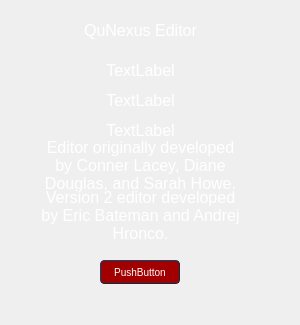
<?xml version="1.0" encoding="UTF-8"?>
<ui version="4.0">
 <class>about</class>
 <widget class="QWidget" name="about">
  <property name="geometry">
   <rect>
    <x>0</x>
    <y>0</y>
    <width>300</width>
    <height>325</height>
   </rect>
  </property>
  <property name="windowTitle">
   <string>Form</string>
  </property>
  <property name="styleSheet">
   <string notr="true">QLabel {
        font-family: &quot;Open Sans Semibold&quot;;
        font-size: 12pt;
        color: white;
        background-color: rgba(0,0,0,0);
}

QCheckBox
{
    background-color: transparent;
}

QToolTip {
    background: #006599;
    color: black;
}

QPushButton {
        font-family: &quot;Arial&quot;;
        font-size: 8pt;
        background-color: qlineargradient(spread:repeat, x1:1, y1:0, x2:1, y2:1, stop:0 rgba(150, 150, 150, 255), stop:1 rgba(67, 67, 67, 255));
        border-style: outset;
        border-radius: 4.0;
        border-width: 1pt;
        border-color: black;
        color: white;
}

QPushButton:pressed {
        background-color: qlineargradient(spread:repeat, x1:1, y1:0, x2:1, y2:1, stop:0 rgba(67, 67, 67, 255), stop:1 rgba(150, 150, 150, 255));
}



QComboBox::drop-down {
        border-radius:0;
        border-left-color: darkgray;
        border-left-style: solid;
        border-width: 1pt;
        border: 1px;
        margin: 0px;
        padding: 0px;
        background-color: transparent;
}

QComboBox {
        font-family: &quot;Arial&quot;;
        font-size: 9px;
        background: #666;
        padding: 2px 4px;
        border-style: outset;
        border-radius: 4px;
        border-width: 1px;
        border-color: black;
        color: white;
}

QComboBox::drop-down:button {
        width: 15px;
        height: 15px;
}

QComboBox::down-arrow {
        image: url(:/images/resources/images/white-drop-down-arrow-gray.png);
        width: 10px;
        height: 10px;
        top: 2px;
        right: 3px;
}
QComboBox::down-arrow:disabled {
        image: url(url(:/images/resources/images/Arrow.png));
        right: 30px;
}



QListView {
        background: rgba(67, 67, 67, 255);
        color: rgb(220, 220, 220);
        min-height: 90px;
        margin: 0 0 0 0;
}

QListView::item {
        background: rgba(67, 67, 67, 255);
}

QListView::item:hover {
        background: rgba(67, 67, 67, 255);
}
</string>
  </property>
  <widget class="QLabel" name="title">
   <property name="geometry">
    <rect>
     <x>40</x>
     <y>20</y>
     <width>201</width>
     <height>20</height>
    </rect>
   </property>
   <property name="text">
    <string>QuNexus Editor</string>
   </property>
   <property name="alignment">
    <set>Qt::AlignCenter</set>
   </property>
  </widget>
  <widget class="QLabel" name="ver_app">
   <property name="geometry">
    <rect>
     <x>40</x>
     <y>60</y>
     <width>201</width>
     <height>20</height>
    </rect>
   </property>
   <property name="text">
    <string>TextLabel</string>
   </property>
   <property name="alignment">
    <set>Qt::AlignCenter</set>
   </property>
  </widget>
  <widget class="QLabel" name="ver_dev">
   <property name="geometry">
    <rect>
     <x>40</x>
     <y>120</y>
     <width>201</width>
     <height>20</height>
    </rect>
   </property>
   <property name="text">
    <string>TextLabel</string>
   </property>
   <property name="alignment">
    <set>Qt::AlignCenter</set>
   </property>
  </widget>
  <widget class="QLabel" name="ver_dev_bl">
   <property name="geometry">
    <rect>
     <x>40</x>
     <y>90</y>
     <width>201</width>
     <height>20</height>
    </rect>
   </property>
   <property name="text">
    <string>TextLabel</string>
   </property>
   <property name="alignment">
    <set>Qt::AlignCenter</set>
   </property>
  </widget>
  <widget class="QLabel" name="ver_about_info">
   <property name="geometry">
    <rect>
     <x>40</x>
     <y>140</y>
     <width>201</width>
     <height>51</height>
    </rect>
   </property>
   <property name="text">
    <string>Editor originally developed by Conner Lacey, Diane Douglas, and Sarah Howe.</string>
   </property>
   <property name="alignment">
    <set>Qt::AlignCenter</set>
   </property>
   <property name="wordWrap">
    <bool>true</bool>
   </property>
  </widget>
  <widget class="QPushButton" name="pushButton">
   <property name="geometry">
    <rect>
     <x>100</x>
     <y>260</y>
     <width>80</width>
     <height>24</height>
    </rect>
   </property>
   <property name="styleSheet">
    <string notr="true">QPushButton {
        font-family: &quot;Arial&quot;;
        font-size: 10px;
        /* background-color: qlineargradient(spread:repeat, x1:1, y1:0, x2:1, y2:1, stop:0 rgba(162, 0, 0, 255), stop:1 rgba(90, 0, 0, 255)); */
        background-color: rgba(162, 0, 0, 255);
        border-style: outset;
        border-radius: 4.0;
        border-width: 1px;
        border-color: rgba(0, 51, 76, 255);
        color: white;
}

QPushButton:pressed {
        /* background-color: qlineargradient(spread:repeat, x1:1, y1:0, x2:1, y2:1, stop:0 rgba(162, 0, 0, 255), stop:1 rgba(45, 0, 0, 255)); */
        background-color: rgba(122, 0, 0, 255);
}

QPushButton:focus {
    outline: none;
}
</string>
   </property>
   <property name="text">
    <string>PushButton</string>
   </property>
  </widget>
  <widget class="QLabel" name="ver_about_info_2">
   <property name="geometry">
    <rect>
     <x>40</x>
     <y>190</y>
     <width>201</width>
     <height>51</height>
    </rect>
   </property>
   <property name="text">
    <string>Version 2 editor developed by Eric Bateman and Andrej Hronco.</string>
   </property>
   <property name="alignment">
    <set>Qt::AlignCenter</set>
   </property>
   <property name="wordWrap">
    <bool>true</bool>
   </property>
  </widget>
 </widget>
 <resources/>
 <connections/>
</ui>
